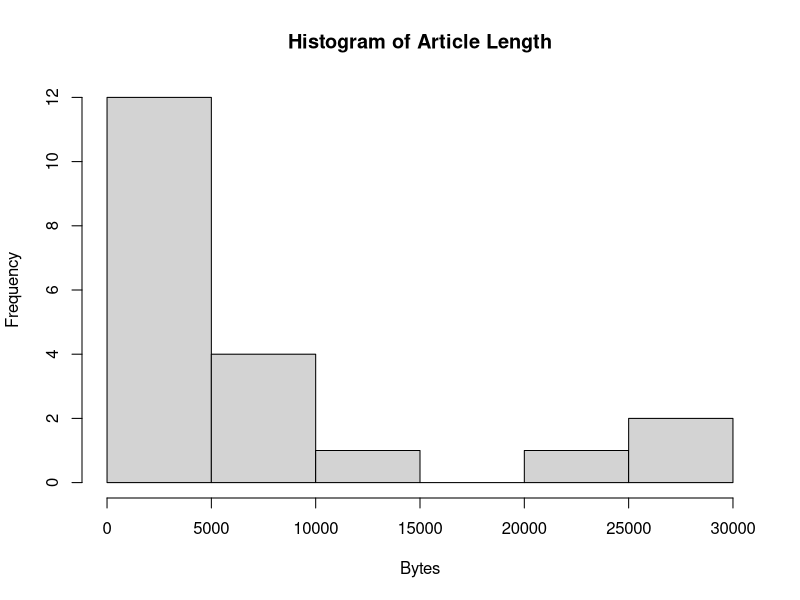
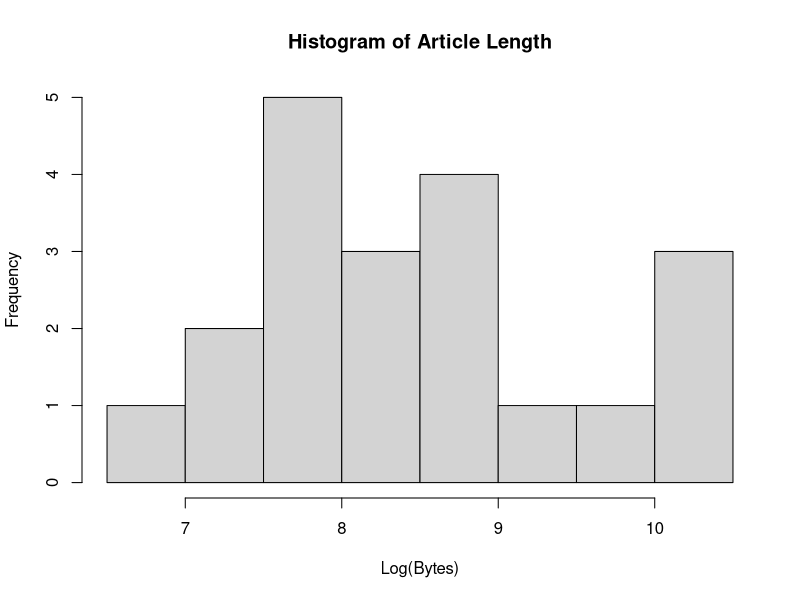
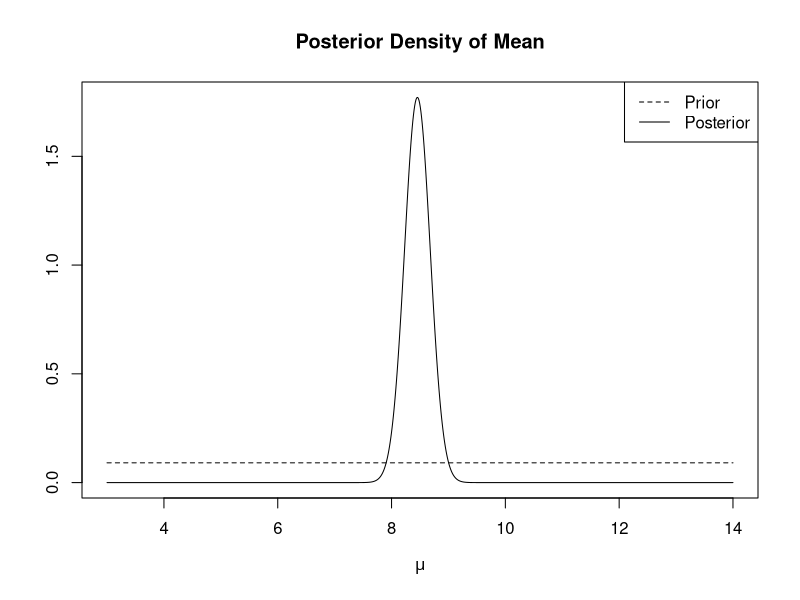

The R source for these figures, in order:
## ---- chunk 1
p1_alpha_post = 151
p1_beta_post = 51
p2_alpha_post = 5
p2_beta_post = 2

p1_post_mean =  p1_alpha_post / (p1_alpha_post + p1_beta_post)
p2_post_mean =  p2_alpha_post / (p2_alpha_post + p2_beta_post)

p1_post_median = qbeta(0.5, 151, 51)
p2_post_median = qbeta(0.5, 5, 2)

p1_post_mode =  (p1_alpha_post - 1) / (p1_alpha_post + p1_beta_post - 2)
p2_post_mode =  (p2_alpha_post - 1) / (p2_alpha_post + p2_beta_post - 2)

cat("P1 Posterior Median:", p1_post_median, ", P2 Posterior Median:", p2_post_median, "\n")
cat("P1 Posterior Mean:", p1_post_mean, ", P2 Posterior Mean:", p2_post_mean, "\n")
cat("P1 Posterior Mode:", p1_post_mode, ", P2 Posterior Mode:", p2_post_mode, "\n")

## ---- chunk 2
wiki_data = read.csv('randomwikipedia.txt', sep="")
hist(wiki_data$bytes, xlab = "Bytes", main = "Histogram of Article Length")
## ---- chunk 3
log_bytes = log(wiki_data$bytes)
hist(log_bytes, xlab = "Log(Bytes)", main = "Histogram of Article Length")
## ---- chunk 4
n = length(log_bytes)
sample_mean = mean(log_bytes)
sample_variance = var(log_bytes)
cat("(log) Sample mean:", sample_mean, ", (log) Sample variance:", sample_variance)
## ---- chunk 5
sigma.2 = sample_variance
ybar = sample_mean
mu_mean_post = ybar
mu_var_post = sigma.2 / n
mu_pre_post = 1 / mu_var_post

cat("Posterior mean, vairance and precision of mu are:", 
    mu_mean_post, ",", mu_var_post, ",", mu_pre_post)
## ---- chunk 6
x_start = 3
x_end = 14
curve(dnorm(x,mu_mean_post, sqrt(mu_var_post)), x_start, x_end, n=1000, 
      xlab=expression(mu), ylab="", main="Posterior Density of Mean")
curve(dunif(x, x_start, x_end), x_start, x_end, add=TRUE, lty=2)
legend("topright", legend = c("Prior", "Posterior"), lty = c(2, 1))
## ---- chunk 7
intervals = qnorm(c(0.025, 0.975), mu_mean_post, sqrt(mu_var_post))
cat("95% central posterior interval is: (", intervals[1], ",", intervals[2], ")")
## ---- chunk 8
set.seed(816)
simulation_count = 1000000
sigma.2_post_sim = (n - 1) * sigma.2 / rchisq(simulation_count, n - 1)
mu_post_sim = rnorm(simulation_count, ybar, sqrt(sigma.2_post_sim / n))

mu_mean_post_sim = mean(mu_post_sim)
mu_var_post_sim = var(mu_post_sim)
mu_pre_post_sim = 1 / mu_var_post_sim
cat("(simulated) Posterior mean, vairance and precision of mu are:", 
    mu_mean_post_sim, ",", mu_var_post_sim, ",", mu_pre_post_sim)
## ---- chunk 9
print(quantile(mu_post_sim, c(0.025,0.975)))
## ---- chunk 10
print(quantile(sigma.2_post_sim, c(0.025,0.975)))
## ---- chunk 11
#simulation_count2 = 1000000
#sigma.2_post_sim2 = (n - 1) * sigma.2 / rchisq(simulation_count2, n - 1)
#mu_post_sim = rnorm(simulation_count, ybar, sqrt(sigma.2_post_sim / n))
pred_post_sim = rnorm(simulation_count, mu_post_sim, sqrt(sigma.2_post_sim))
interval = exp(quantile(pred_post_sim, c(0.025, 0.975)))
cat("95% central posterior predictive interval (in bytes):(", 
    round(interval[[1]]),",", round(interval[[2]]), ")")
## ---- chunk 12
mean(pred_post_sim > log(max(wiki_data$bytes)))
## ---- chunk 13
max_byte_log = log(max(wiki_data$bytes))

compare = function(i) {
   max(rnorm(20, mu_post_sim[i], sqrt(sigma.2_post_sim[i]))) > max_byte_log
}
mean(sapply(1:simulation_count, compare))
